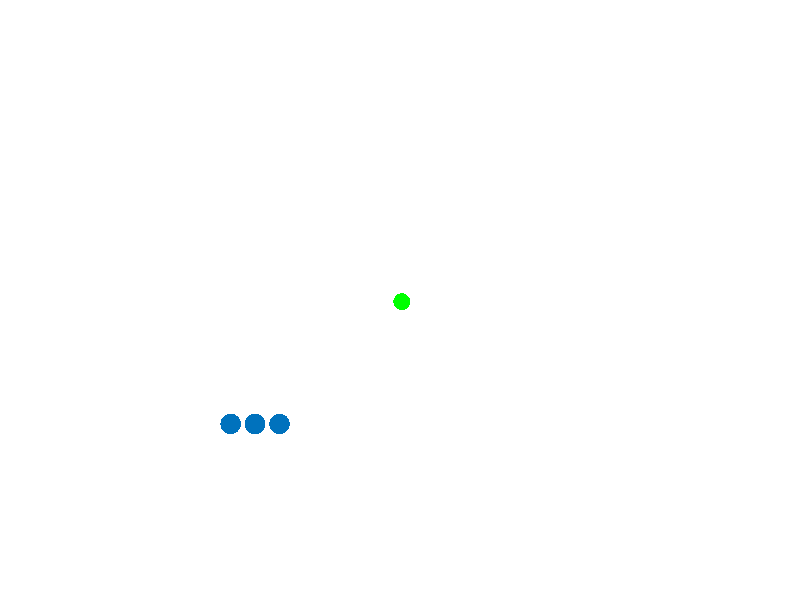

This chart was generated by the following MATLAB code: (Note: this script raises an error after producing the figure.)
function snake
  axis equal                    %设置坐标轴为对称      
  axis(0.5+[0, 20, 0, 20])          %加0.5是为了之后的墙壁碰撞检测的方便
  set(gca,'xtick',[],'ytick',[],'xcolor','w','ycolor','w')      %隐藏坐标轴
  set(gca, 'color', 'y')
  hold on                                                  
  snakeTop = [5, 5];                   %这是蛇头的初始位置
  snakeDirect = [1, 0];                %蛇的方向
  body = [5, 5 ; 4, 5 ; 3, 5];          %蛇身的初始位置数组  
  long = 3;                                 %蛇的长度            
  food = [10, 10];                        %食物的初始位置
  plotSnake = scatter(gca, body(:, 1), body(:, 2), 220, 'bs', 'filled');                  %通过函数scatter画出蛇身，scatter是画散点图的函数
  plotFood = scatter(gca, food(1), food(2), 150, 'g', 'filled');                           %通过函数scatter画出食物
  set(gcf, 'KeyPressFcn', @key)                                                                     %设置按键判断
  fps = 5;                                    
  game = timer('ExecutionMode', 'FixedRate', 'Period',1/fps, 'TimerFcn', @snakeGame);       %设置定时器的参数
  start(game)                               %开始游戏
 
   function snakeGame(~,~)
    snakeTop = snakeTop + snakeDirect;              %蛇的移动
    body = [snakeTop; body] ;                                 
    while length(body)> long
      body(end, : ) = [];         
    end
    
    if intersect(body(2 : end, : ), snakeTop, 'rows')               %判断蛇头是否撞到自己的身体
        ButtonName1 = questdlg('游戏结束，请点击按钮继续......','Gave Over','重新开始','关闭游戏', 'Yes');
        if ButtonName1 == '重新开始'
            clf;
            snake();
        else
            close;
        end
    end      
    
    if isequal(snakeTop, food)             %判断是否吃到食物
      long = long + 1;                   
      food = randi(20, [1, 2]); 
      while any(ismember(body, food, 'rows'))
          food = randi(20, [1, 2]);
      end
    end        
    
    if (snakeTop(1, 1)>20)||(snakeTop(1, 1)<1)||(snakeTop(1, 2)>20)||(snakeTop(1, 2)<1)         %判断是否撞到墙壁
        ButtonName2 = questdlg('游戏结束，请点击按钮继续......','Gave Over','重新开始','关闭游戏', '关闭游戏');
        if ButtonName2 == '重新开始'
            clf;
            snake();
        else
            close;
        end
    end
    
    set(plotFood, 'XData', food(1),  'YData', food(2));             %不断的刷新画面
    set(plotSnake, 'XData', body( : , 1), 'YData', body( : , 2));
  end
 
  function key(~,event)       
    switch event.Key            
      case 'uparrow'
        direct = [0, 1];
      case 'downarrow'
        direct = [0, -1];
      case 'leftarrow'
        direct = [-1, 0];
      case 'rightarrow'
        direct = [1, 0];
      case 'space'
        stop(game); 
        direct = snakeDirect;
        ButtonName3 = questdlg('游戏暂停......', 'Stop ', '重新开始', '关闭游戏', '继续游戏', '关闭游戏');
        if ButtonName3 == '重新开始'
            clf;
            snake();
        elseif ButtonName3 == '关闭游戏'
            close;
        else
           start(game);
        end   
      otherwise
        direct = nan;
    end
    if any(snakeDirect + direct)   
      snakeDirect = direct;
    end
  end
end